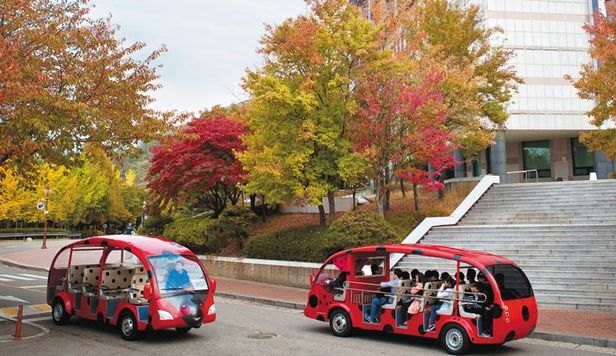
#> input picture Computer-Vision/bus.jpg, 616 x 356 px
$ python exercise4-2.py
#> lines starting #> are read from the running program, lines starting #| are printed output that depends on the picture
import cv2 as cv
import sys
import matplotlib.pyplot as plt

img = cv.imread('bus.jpg')
#> img is the input picture: shape (356, 616, 3); mean B, G, R 103.9, 126.6, 150.9

if img is None:
    sys.exit('파일을 찾을 수 없습니다.')

hist1 = cv.calcHist([img], [0], None, [256], [0, 256]) #B
#> hist1 = 256 values, max 3290 at index 242, min 105 at index 254, mean 856.6
hist2 = cv.calcHist([img], [1], None, [256], [0, 256]) #G
#> hist2 = 256 values, max 3026 at index 236, min 57 at index 1, mean 856.6
hist3 = cv.calcHist([img], [2], None, [256], [0, 256]) #R
#> hist3 = 256 values, max 2139 at index 231, min 52 at index 2, mean 856.6

plt.subplot(221),plt.plot(hist1, color='b')
plt.subplot(222),plt.plot(hist1, color='g')
plt.subplot(223),plt.plot(hist1, color='r')

plt.xlim([0, 256])

plt.show()
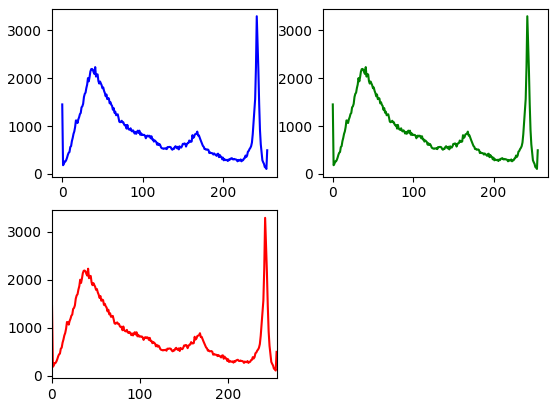
#> figure drawn by matplotlib, 3 panels; panel 1: curve peaks at x = 242, y = 3290; panel 2: curve peaks at x = 242, y = 3290; panel 3: curve peaks at x = 242, y = 3290

$ run again, with Computer-Vision/house.jpg copied over Computer-Vision/bus.jpg
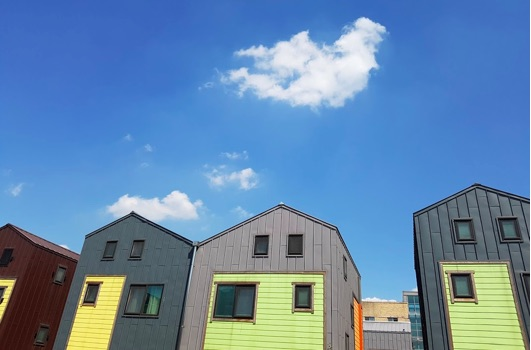
#> input picture Computer-Vision/house.jpg, 531 x 350 px
#> img is the input picture: shape (350, 531, 3); mean B, G, R 172, 135.4, 99.8
#> hist1 = 256 values, max 5242 at index 216, min 8 at index 253, mean 726
#> hist2 = 256 values, max 3005 at index 110, min 0 at index 251, mean 726
#> hist3 = 256 values, max 4735 at index 75, min 21 at index 1, mean 726
#> `plt.show()`:
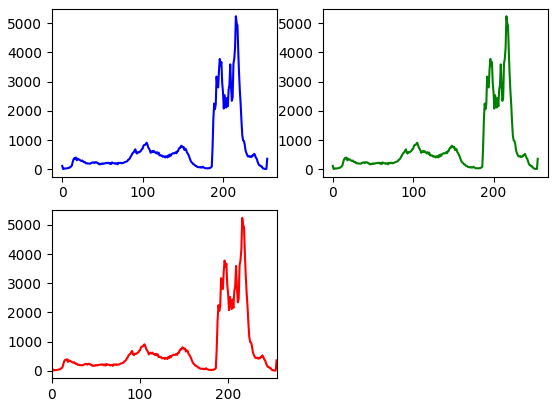
#> figure drawn by matplotlib, 3 panels; panel 1: curve peaks at x = 216, y = 5242; panel 2: curve peaks at x = 216, y = 5242; panel 3: curve peaks at x = 216, y = 5242
